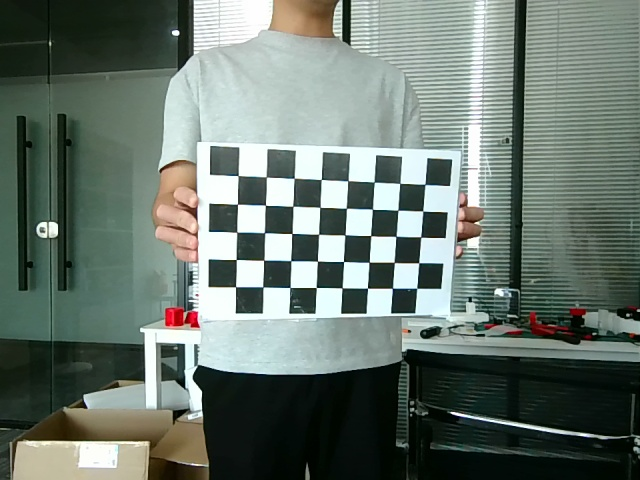
#> input picture data/two_calibration_image/left/img_000.jpg, 640 x 480 px, found by its file name; its folder holds only this picture in this run
$ python Two_Camera_Calibration.py
#> lines starting #> are read from the running program, lines starting #| are printed output that depends on the picture
import cv2
import os
import numpy as np

class Two_Camera_Clibration():
    def __init__(self, w, h, square_size, leftpath, rightpath, model: str = 'fisheye'):
        self.leftpath = leftpath  # r'data\two_calibration_image\left'
        self.rightpath = rightpath  # r'data\two_calibration_image\right'
        self.w = w
        self.h = h
        self.square_size = square_size
        self.imgpoints_l = []  # 存放左图像坐标系下角点位置
        self.imgpoints_r = []  # 存放右图像坐标系下角点位置
        self.objpoints = []  # 存放世界坐标系下角点位置
        self.model = model.lower() if isinstance(model, str) else 'fisheye'

    def calibration_run(self, w, h, square_size):
#> called with w = 10, h = 7, square_size = 22
        criteria = (cv2.TERM_CRITERIA_EPS + cv2.TERM_CRITERIA_MAX_ITER, 30, 0.001)
        objp = np.zeros((1, w * h, 3), np.float32)
        objp[0, :, :2] = np.mgrid[0:w, 0:h].T.reshape(-1, 2)
        objp[0, :, 0] *= square_size
        objp[0, :, 1] *= square_size

        for ii in os.listdir(self.leftpath):
            img_l = cv2.imread(os.path.join(self.leftpath, ii))
#> img_l is the input picture: shape (480, 640, 3); mean B, G, R 110, 118.4, 105.8
            if img_l is None:
                continue
            gray_l = cv2.cvtColor(img_l, cv2.COLOR_BGR2GRAY)
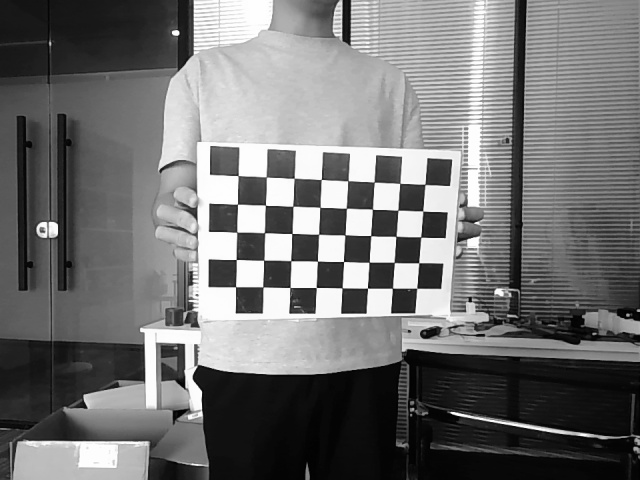
#> gray_l: shape (480, 640); min 1, max 255, mean 113.7
            img_r = cv2.imread(os.path.join(self.rightpath, ii))
            if img_r is None:
                continue
            gray_r = cv2.cvtColor(img_r, cv2.COLOR_BGR2GRAY)
            ret_l, corners_l = cv2.findChessboardCorners(gray_l, (w, h), None)  # 检测棋盘格内角点
#> ret_l = False; corners_l = None
            ret_r, corners_r = cv2.findChessboardCorners(gray_r, (w, h), None)
#> ret_r = False; corners_r = None
            if ret_l and ret_r:
                self.objpoints.append(objp)
                corners2_l = cv2.cornerSubPix(gray_l, corners_l, (11, 11), (-1, -1), criteria)
                self.imgpoints_l.append(corners2_l)
                corners2_r = cv2.cornerSubPix(gray_r, corners_r, (11, 11), (-1, -1), criteria)
                self.imgpoints_r.append(corners2_r)

        if self.model == 'fisheye':
            # 单目标定（鱼眼）
            obj_l = [o.reshape(-1, 1, 3).astype(np.float64) for o in self.objpoints]
            obj_r = obj_l  # 相同棋盘三维点
            img_l = [ip.reshape(-1, 1, 2).astype(np.float64) for ip in self.imgpoints_l]
            img_r = [ip.reshape(-1, 1, 2).astype(np.float64) for ip in self.imgpoints_r]
            K1 = np.zeros((3, 3))
            D1 = np.zeros((4, 1))
            K2 = np.zeros((3, 3))
            D2 = np.zeros((4, 1))
            flags = (
                cv2.fisheye.CALIB_RECOMPUTE_EXTRINSIC
                | cv2.fisheye.CALIB_CHECK_COND
                | cv2.fisheye.CALIB_FIX_SKEW
            )

            print(f"开始鱼眼单目标定...")
#> (the run stopped early here; a loop or call above may not have finished)
